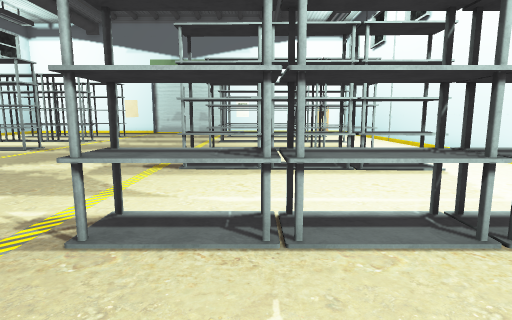
View 1 (above)

18 first-person views from a walk through a scene from a Unity 3-D project. The camera is 1.2 m above the floor, tilts 8° down and sees 80° across. The floor is counted in squares, 1 m on a side. Each view is taken from the middle of a square. On the plan, view 1 faces up. The plan holds only what a view shows up to about 13 squares ahead; the rest is blank. The place goes on beyond the plan. The player character is not drawn. Door leaves are left out, so doorways stand open.

View 2
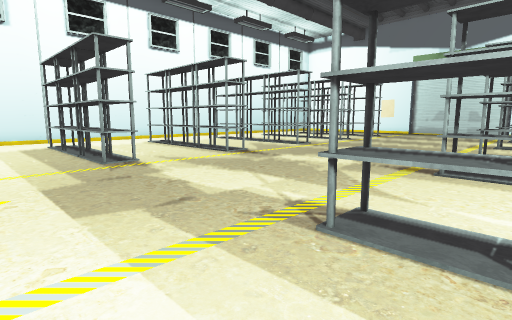

View 3
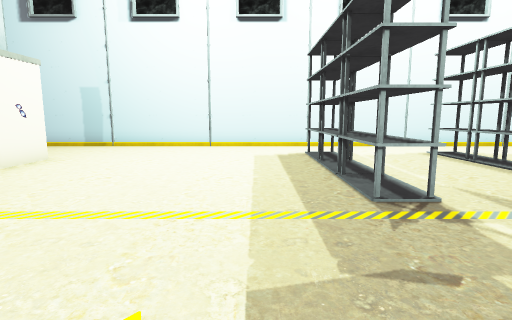

View 4
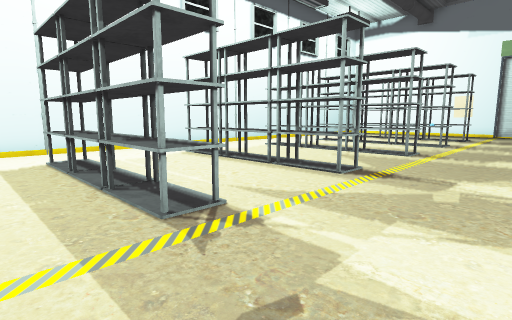

View 5
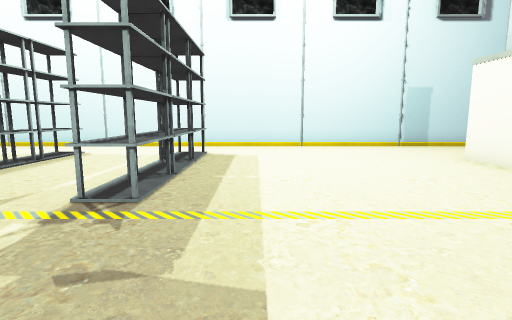

View 6
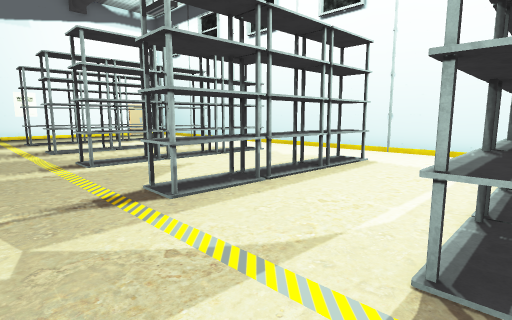

View 7
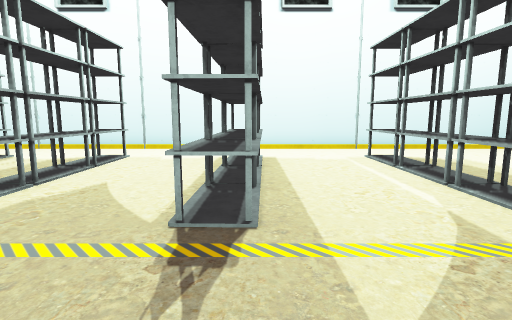

View 8
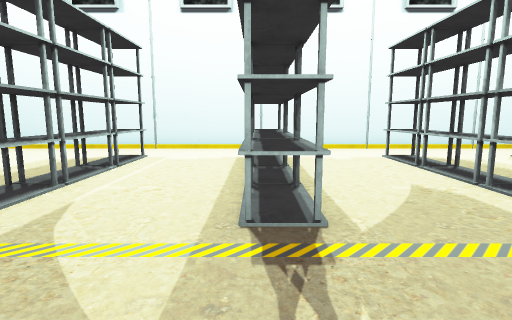

View 9
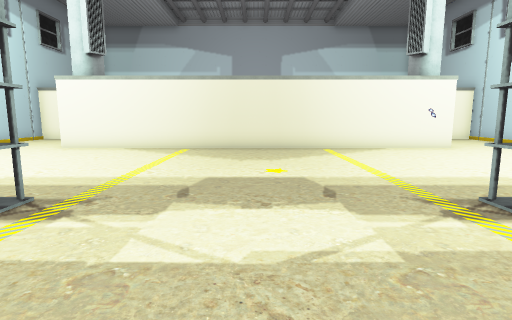

View 10
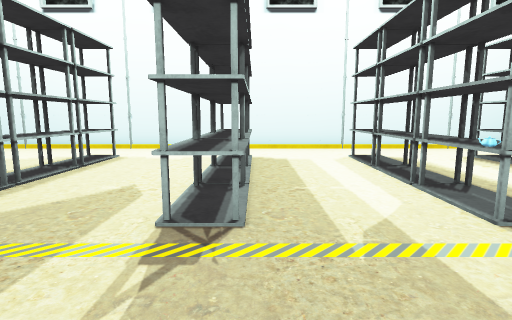

View 11
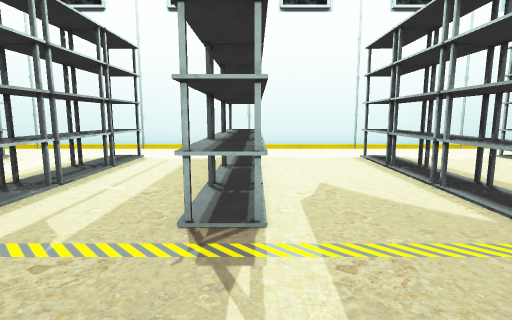

View 12
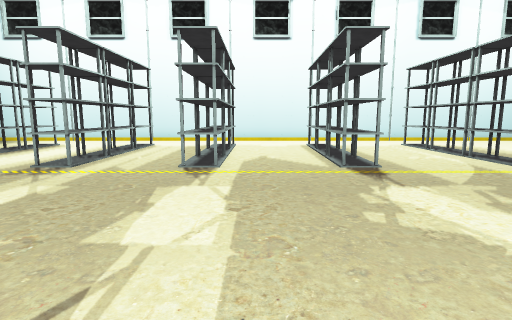

View 13
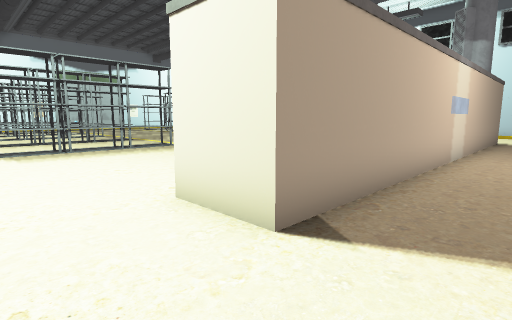

View 14
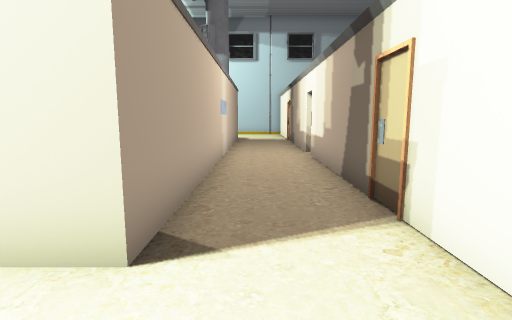

View 15
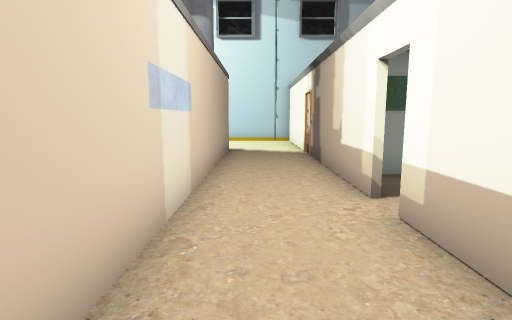

View 16
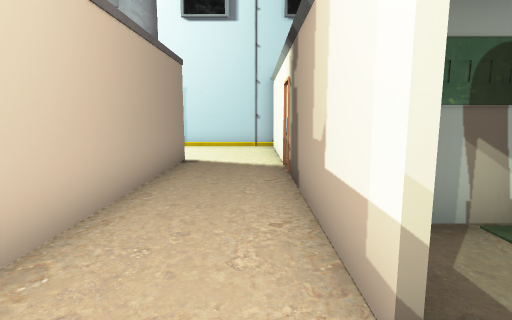

View 17
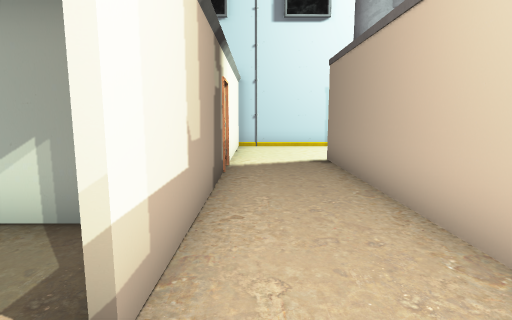

View 18
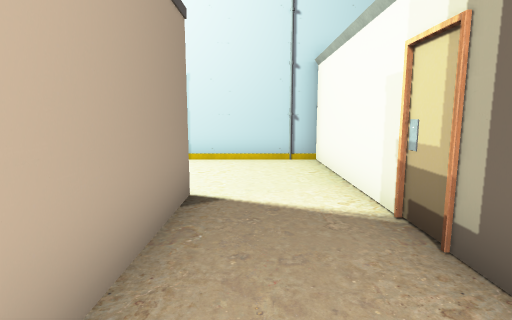

### Floor plan
Key: @ floor where view 1 was taken; # wall or solid block; . floor; D open door; S shelf.
Columns run from 17 left of view 1 to 7 right of it. Each row starts with its distance up from view 1.
 15 #..SSSSSSS.. ..SSSSSSS..#
 14 #.......................#
 13 #.......................#
 12 #..SSSSSS.......SSSSSS..#
 11 #..SSSSSSS.....SSSSSSS..#
 10 #.......................#
  9 #.......................#
  8 #..SSSSSS......SSSSSSS..#
  7 #..SSSSSSS.....SSSSSSS..#
  6 #.......................#
  5 #.......................#
  4 #..SSSSSS.......SSSSSS..#
  3 #..SSSSSSS.....SSSSSSS..#
  2 #.......................#
  1 #.......................#
  0 #................@......#
 -1 #.......................#
 -2 #.......................#
 -3 #.......................#
 -4 #.......................#
 -5 #...#################...#
 -6 #...#################...#
 -7 #...#################...#
 -8 #.......................#
 -9 #.......................#
-10 ############D############
-11           #. .#
-12           #   #

Where each view was taken, in squares from view 1:
view 1: 0 up, 0 right, facing up
view 2: 0 up, 0 right, facing up-left
view 3: 1 up, 4 left, facing left
view 4: 1 up, 5 left, facing up-left
view 5: 1 up, 6 left, facing right
view 6: 3 up, 4 left, facing up-right
view 7: 7 up, 5 left, facing right
view 8: 7 up, 5 left, facing left
view 9: 7 up, 5 left, facing down
view 10: 12 up, 5 left, facing left
view 11: 11 up, 5 left, facing right
view 12: 10 up, 9 left, facing right
view 13: 9 down, 15 left, facing up-right
view 14: 8 down, 15 left, facing right
view 15: 8 down, 9 left, facing right
view 16: 9 down, 6 left, facing right
view 17: 9 down, 4 left, facing left
view 18: 8 down, 2 left, facing right
